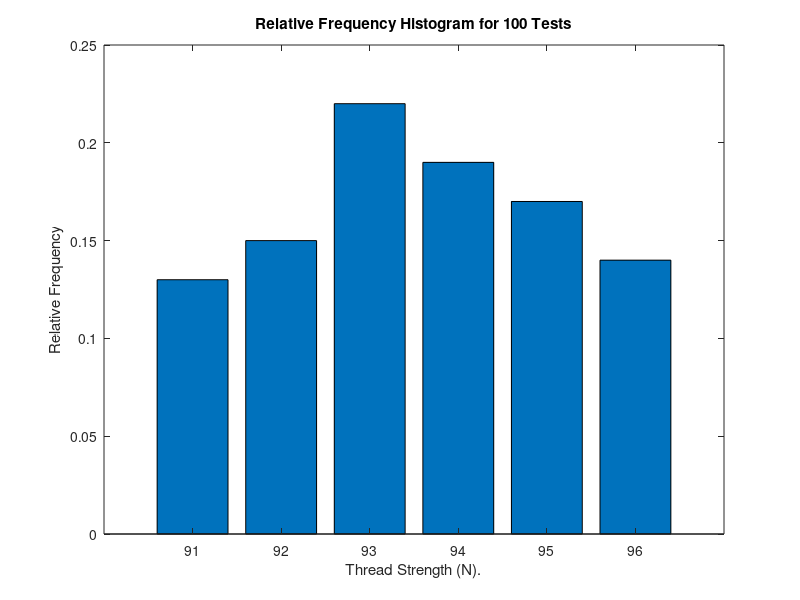

Reproduce this figure in MATLAB.
% To ensure proper quality control, a thread manufacturer selects samples and tests them for
% breaking strength. Suppose that 20 thread samples are pulled until they break, and the
% breaking force is measured in newtons rounded off to integer values. The breaking force
% values recorded were 92, 94, 93, 96, 93, 94, 95, 96, 91, 93, 95, 95, 95, 92, 93, 94, 91, 94,
% 92, and 93. Plot the histogram of the data

y = [92,94,93,96,93,94,95,96,91,93,95,95,95,92,93,94,91,94,92,93];
x_bins = 91:96;


hist(y,x_bins), axis([90 97 0 6]), xlabel('Thread Strength (N)'), ...
    ylabel('Absolute Frequency'), title('Absolute Frequency Histogram for 20 Tests')

% Thread strength data for 100 tests.
y = [91*ones(1,13),92*ones(1,15),93*ones(1,22),94*ones(1,19),95*ones(1,17),96*ones(1,14)];
hist(y,x_bins), xlabel('Thread Strength (N)'), ... 
    ylabel('Absolute Frequency'), title('Absolute Frequency Histogram for 100 Tests')

% Relative frequency histogram using the bar function.
tests = 100;
y = [13,15,22,19,17,14]/tests;
bar(x_bins,y), xlabel('Thread Strength (N).'), ...
    ylabel('Relative Frequency'), title('Relative Frequency Histogram for 100 Tests')